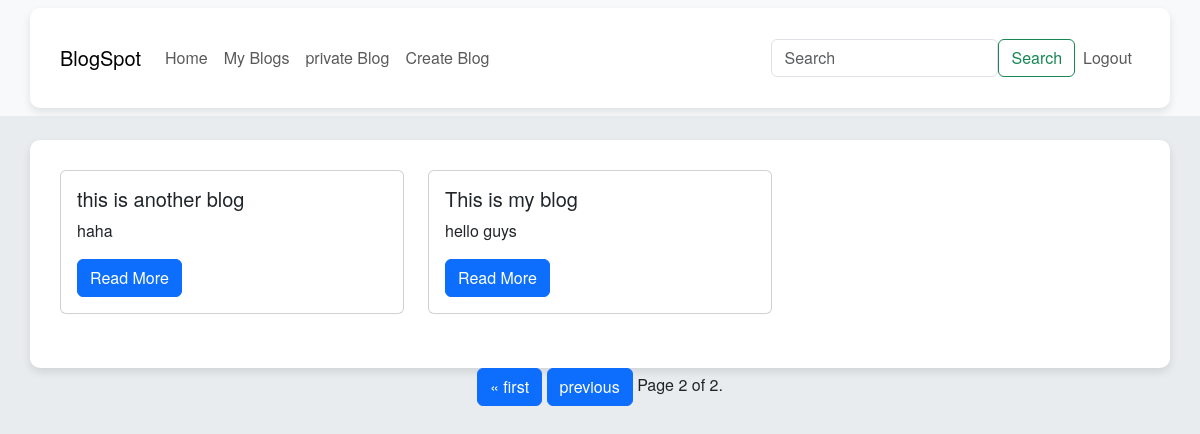
Screenshot of /?page=2 (signed in) with the database file from the repository.
### blog/models.py (models this page shows, shortened)
class Createblog(models.Model):
    user = models.ForeignKey(Bloguser, on_delete= models.CASCADE, related_name= 'user')
    title = models.TextField(max_length=256)
    description = models.TextField()
    blog_img = models.ImageField(upload_to='media/', blank=True)
    published_on = models.DateField(default= timezone.now)
    edited_on = models.DateField(default=timezone.now)
    BLOG_CHOICES = (
        ('P', 'Private'),
        ('S', 'Public'),
    )
    blog_type = models.CharField(max_length=20, default= "S", choices=BLOG_CHOICES)

### blog/views.py (the view)
# urls.py: path('', index, name = "index"),
def index(request):
    blogs = Createblog.objects.filter(blog_type= 'S')[::-1]
    paginator = Paginator(blogs, 3)
    page_number = request.GET.get("page")
    page_obj = paginator.get_page(page_number)
    return render(request, 'index.html', {"blogs":blogs, "page_obj":page_obj,})

### blog/templates/index.html (shortened to what this page needs)
<!DOCTYPE html>
<html lang="en">
<head>
    {% load bootstrap5 %}
    {% bootstrap_css %}
</head>
<body>
    <nav class="navbar navbar-expand-lg navbar-light bg-light">
       <div class="container">
        <a class="navbar-brand" href="{% url 'index' %}">BlogSpot</a>
        <div class="collapse navbar-collapse" id="navbarSupportedContent">
            <ul class="navbar-nav mr-auto">
                <li class="nav-item active">
                    <a class="nav-link" href="{% url 'index' %}">Home</a>
                </li>
                {% if user.is_authenticated %}
                <li class="nav-item">
                    <a class="nav-link" href="{% url 'myblog' %}">My Blogs</a>
                </li>
                <li class="nav-item">
                    <a class="nav-link" href="{% url 'privateblog' %}">private Blog</a>
                </li>
                <li class="nav-item">
                    <a class="nav-link" href="{% url 'newblog' %}">Create Blog</a>
                </li>
            </div>
                <form method="POST" action="{% url 'individual' %}" class="form-inline d-flex my-2 my-lg-0">
                    <input class="form-control mr-sm-2" type="search" name="search_item" placeholder="Search" aria-label="Search">
                    <button class="btn btn-outline-success my-2 my-sm-0" style="display: inline-block; margin-top: 8px;"  type="submit">Search</button>
                </form>
                <li class="nav-item navbar-nav mr-auto">
                    <a class="nav-link" href="{% url 'logout' %}">Logout</a>
                </li>
                {% else %}
                <li class="nav-item navbar-nav mr-auto">
                    <a class="nav-link" href="{% url 'login' %}">Login</a>
                </li>
                {% endif %}
        </div>
    </nav>
    {% if user.is_authenticated %}
    <div class="container mt-4">
        <div class="row">
            {% for blog in page_obj %}
            <div class="col-md-4 mb-4">
                <div class="card">
                    <div class="card-body">
                        <h5 class="card-title">{{ blog.title }}</h5>
                        <p class="card-text">{{ blog.description|truncatewords:15 }}</p>
                        <a href="{% url 'details' blog.pk %}" class="btn btn-primary">Read More</a>
                    </div>
                </div>
            </div>
            {% endfor %}
        </div>
    </div>
    <div class="pagination d-flex justify-content-center">
        <span class="step-links">
            {% if page_obj.has_previous %}
            <a href="?page=1" class="btn btn-primary">&laquo; first</a>
            <a href="?page={{ page_obj.previous_page_number }}" class="btn btn-primary">previous</a>
            {% endif %}
            <span class="current">
                Page {{ page_obj.number }} of {{ page_obj.paginator.num_pages }}.
            </span>
        </span>
    </div>
    {% endif %}
</body>
</html>

### blog/templates/index.html (style rules this page uses)
body { background-color: #e9ecef; font-family: 'Helvetica Neue', Arial, sans-serif; }
nav { background-color: #e9ecef; font-family: 'Helvetica Neue', Arial, sans-serif; }
.container { background: #ffffff; border-radius: 10px; padding: 30px; box-shadow: 0 4px 8px rgba(0, 0, 0, 0.1); }

### rows the page displays
Createblog: title "this is another blog", description "haha"
Createblog: title "This is my blog", description "hello guys"

### other values shown
{{ page_obj.number }} "2"
{{ page_obj.paginator.num_pages }} "2"
